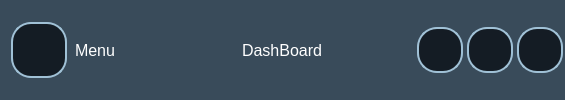
        <widget class="QFrame" name="Title_bar">
         <property name="minimumSize">
          <size>
           <width>565</width>
           <height>80</height>
          </size>
         </property>
         <property name="styleSheet">
          <string notr="true">QFrame {
    background-color: #394B5A  ;
border:0px;
}
QLabel{
color:white;
}

#Title_bar{
border:1px solid black;

}
QPushButton {
height:50px;
width:50px;
border-radius: 20px;
padding:15px;
margin: 2px;
border : 2px solid #A0C1D6;
background-color:#141C24;
}
QPushButton:hover {
    background-color: #394B5A;
}</string>
         </property>
         <property name="frameShape">
          <enum>QFrame::StyledPanel</enum>
         </property>
         <property name="frameShadow">
          <enum>QFrame::Raised</enum>
         </property>
         <layout class="QHBoxLayout" name="horizontalLayout_2">
          <property name="spacing">
           <number>0</number>
          </property>
          <property name="leftMargin">
           <number>0</number>
          </property>
          <property name="topMargin">
           <number>0</number>
          </property>
          <property name="rightMargin">
           <number>0</number>
          </property>
          <property name="bottomMargin">
           <number>0</number>
          </property>
          <item>
           <widget class="QFrame" name="Menu_Restore_close">
            <property name="frameShape">
             <enum>QFrame::StyledPanel</enum>
            </property>
            <property name="frameShadow">
             <enum>QFrame::Raised</enum>
            </property>
            <layout class="QHBoxLayout" name="horizontalLayout_3">
             <item>
              <widget class="QPushButton" name="Menu_Close_btn">
               <property name="minimumSize">
                <size>
                 <width>60</width>
                 <height>60</height>
                </size>
               </property>
               <property name="maximumSize">
                <size>
                 <width>60</width>
                 <height>60</height>
                </size>
               </property>
               <property name="cursor">
                <cursorShape>PointingHandCursor</cursorShape>
               </property>
               <property name="text">
                <string/>
               </property>
               <property name="icon">
                <iconset resource="../Qss/icons/_icons.qrc">
                 <normaloff>:/icons/Icons/feather/chevrons-left.png</normaloff>:/icons/Icons/feather/chevrons-left.png</iconset>
               </property>
              </widget>
             </item>
             <item>
              <widget class="QLabel" name="Name_Menu">
               <property name="font">
                <font>
                 <pointsize>12</pointsize>
                </font>
               </property>
               <property name="lineWidth">
                <number>1</number>
               </property>
               <property name="text">
                <string>Menu</string>
               </property>
              </widget>
             </item>
            </layout>
           </widget>
          </item>
          <item>
           <widget class="QFrame" name="DashBoard">
            <property name="frameShape">
             <enum>QFrame::StyledPanel</enum>
            </property>
            <property name="frameShadow">
             <enum>QFrame::Raised</enum>
            </property>
            <layout class="QVBoxLayout" name="verticalLayout_5">
             <item alignment="Qt::AlignHCenter">
              <widget class="QLabel" name="Name">
               <property name="font">
                <font>
                 <pointsize>12</pointsize>
                </font>
               </property>
               <property name="text">
                <string>DashBoard</string>
               </property>
              </widget>
             </item>
            </layout>
           </widget>
          </item>
          <item alignment="Qt::AlignRight|Qt::AlignVCenter">
           <widget class="QFrame" name="Window_buttons">
            <property name="styleSheet">
             <string notr="true">QPushButton{
padding :20px;
}</string>
            </property>
            <property name="frameShape">
             <enum>QFrame::StyledPanel</enum>
            </property>
            <property name="frameShadow">
             <enum>QFrame::Raised</enum>
            </property>
            <layout class="QHBoxLayout" name="horizontalLayout_4">
             <property name="spacing">
              <number>0</number>
             </property>
             <property name="leftMargin">
              <number>0</number>
             </property>
             <property name="topMargin">
              <number>0</number>
             </property>
             <property name="rightMargin">
              <number>0</number>
             </property>
             <property name="bottomMargin">
              <number>0</number>
             </property>
             <item>
              <widget class="QPushButton" name="Minimize_button">
               <property name="minimumSize">
                <size>
                 <width>50</width>
                 <height>50</height>
                </size>
               </property>
               <property name="maximumSize">
                <size>
                 <width>50</width>
                 <height>50</height>
                </size>
               </property>
               <property name="cursor">
                <cursorShape>PointingHandCursor</cursorShape>
               </property>
               <property name="mouseTracking">
                <bool>true</bool>
               </property>
               <property name="text">
                <string/>
               </property>
               <property name="icon">
                <iconset resource="../Qss/icons/_icons.qrc">
                 <normaloff>:/icons/Icons/feather/minus.png</normaloff>:/icons/Icons/feather/minus.png</iconset>
               </property>
              </widget>
             </item>
             <item>
              <widget class="QPushButton" name="Maximize_Restore_button">
               <property name="minimumSize">
                <size>
                 <width>50</width>
                 <height>50</height>
                </size>
               </property>
               <property name="maximumSize">
                <size>
                 <width>50</width>
                 <height>50</height>
                </size>
               </property>
               <property name="cursor">
                <cursorShape>PointingHandCursor</cursorShape>
               </property>
               <property name="styleSheet">
                <string notr="true"/>
               </property>
               <property name="text">
                <string/>
               </property>
               <property name="icon">
                <iconset resource="../Qss/icons/_icons.qrc">
                 <normaloff>:/icons/Icons/feather/maximize-2.png</normaloff>:/icons/Icons/feather/maximize-2.png</iconset>
               </property>
              </widget>
             </item>
             <item>
              <widget class="QPushButton" name="Close_button">
               <property name="minimumSize">
                <size>
                 <width>50</width>
                 <height>50</height>
                </size>
               </property>
               <property name="maximumSize">
                <size>
                 <width>50</width>
                 <height>50</height>
                </size>
               </property>
               <property name="cursor">
                <cursorShape>PointingHandCursor</cursorShape>
               </property>
               <property name="mouseTracking">
                <bool>false</bool>
               </property>
               <property name="text">
                <string/>
               </property>
               <property name="icon">
                <iconset resource="../Qss/icons/_icons.qrc">
                 <normaloff>:/icons/Icons/feather/window_close.png</normaloff>:/icons/Icons/feather/window_close.png</iconset>
               </property>
               <property name="autoDefault">
                <bool>false</bool>
               </property>
              </widget>
             </item>
            </layout>
           </widget>
          </item>
         </layout>
        </widget>
